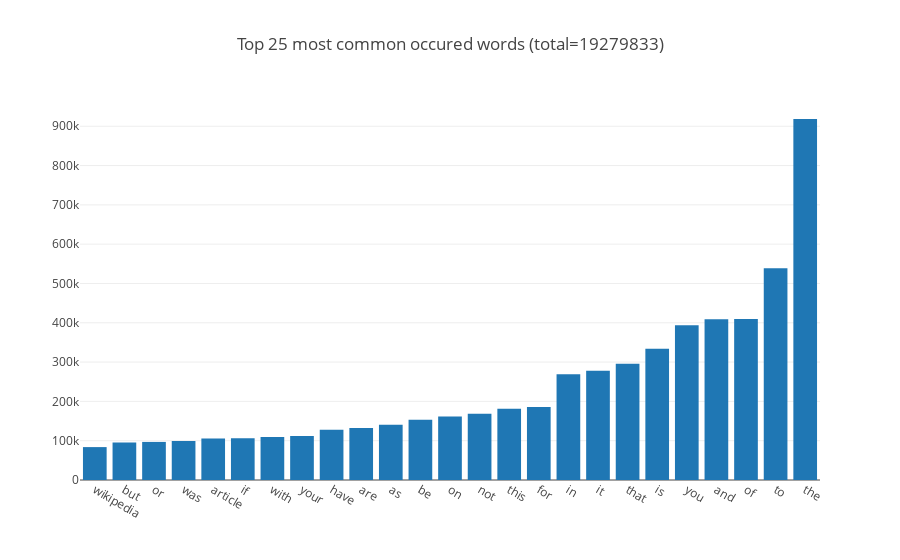

Notebook cell for this chart:
### Code cell
plot_top_words(all_text, n=25)

### Figure 1 — Plotly figure (JSON) as saved in the notebook; plotly's stock layout.template omitted (floating-point values rounded to 4 significant figures)
{"data": [{"type": "bar", "x": ["wikipedia", "but", "or", "was", "article", "if", "with", "your", "have", "are", "as", "be", "on", "not", "this", "for", "in", "it", "that", "is", "you", "and", "of", "to", "the"], "y": [83699, 95663, 96920, 99502, 105723, 106528, 109327, 111992, 128050, 132443, 140599, 153161, 161442, 168652, 181170, 185546, 269288, 277771, 295455, 333930, 393819, 408809, 409932, 538918, 918456]}], "layout": {"title": "Top 25 most common occured words (total=19279833)"}}
